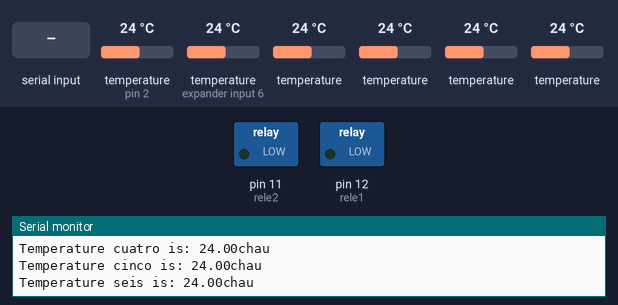
The sketch below on a simulated Arduino Uno, built with avr-gcc and run on an emulated ATmega328P. Parts: switched loads named in the sketch (green lamp = pin HIGH), the last lines printed to the serial monitor. Inputs (shaded band) come from the test bench; at power-on: temperature (sensors on pin 2, expander input 6) 24 °C, temperature 24 °C.

Above: at 1.2 s.
1.3 s: "H" received over Serial
At 3.1 s:
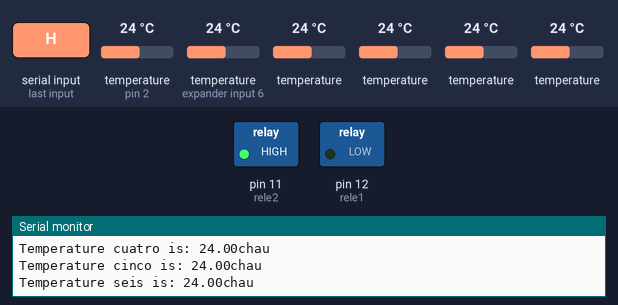
3.4 s: "L" received over Serial
At 4.4 s:
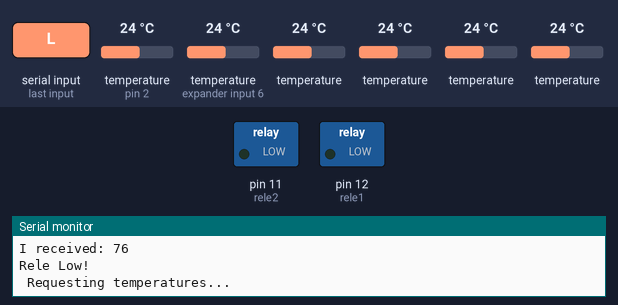
Timing chart, 0 to 6.4 s (numbered marks = the images above; inputs shaded):
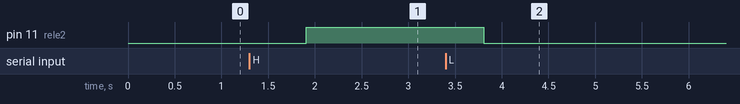

Measured:
- after the input at 1.3 s, pin 11 (rele2): LOW → HIGH after 0.61 s
- after the input at 3.4 s, pin 11 (rele2): HIGH → LOW after 0.41 s

The sketch:

OneWiregpio2.ino
```cpp
int rele1 = 12;
int rele2 = 11;

int incomingByte = 0;
int available = 0;

#include <OneWire.h>
#include <DallasTemperature.h>

#define ONE_WIRE_BUS 2
OneWire oneWire(ONE_WIRE_BUS);

DallasTemperature sensors(&oneWire);

void setup(void)
{
 pinMode(rele1, OUTPUT);
 pinMode(rele2, OUTPUT);
 Serial.begin(9600);
 Serial.println("Dallas Temperature IC Control Library Demo");
 sensors.begin();

while (Serial.available () > 0){
    Serial.print("II received: ");
    Serial.println(Serial.read());
}


}
void loop(void)
{
 // call sensors.requestTemperatures() to issue a global temperature
 // request to all devices on the bus

/********************************************************************/
 Serial.print(" Requesting temperatures...");
 sensors.requestTemperatures(); // Send the command to get temperature readings
 Serial.println("DONE");

/********************************************************************/
 Serial.print("Temperature uno is: ");
 Serial.print(sensors.getTempCByIndex(0)); // Why "byIndex"?
 Serial.println("chau");
 Serial.print("Temperature dos is: ");
 Serial.print(sensors.getTempCByIndex(1)); // Why "byIndex"?
 Serial.println("chau");
 Serial.print("Temperature tres is: ");
 Serial.print(sensors.getTempCByIndex(2)); // Why "byIndex"?
 Serial.println("chau");
 Serial.print("Temperature cuatro is: ");
 Serial.print(sensors.getTempCByIndex(3)); // Why "byIndex"?
 Serial.println("chau");
 Serial.print("Temperature cinco is: ");
 Serial.print(sensors.getTempCByIndex(4)); // Why "byIndex"?
 Serial.println("chau");
 Serial.print("Temperature seis is: ");
 Serial.print(sensors.getTempCByIndex(5)); // Why "byIndex"?
 Serial.println("chau");
   // You can have more than one DS18B20 on the same bus.
   // 0 refers to the first IC on the wire
   delay(1000);


available = Serial.available();
Serial.print("available: ");
Serial.println(available);
//H -> 72
//L -> 76

if (available > 0) {
   incomingByte = Serial.read();
   Serial.print("I received: ");
   Serial.println(incomingByte, DEC);

   if (incomingByte == 72) {
     Serial.println("Rele High!");
     digitalWrite(rele2, HIGH);
   }
   if (incomingByte == 76) {
    Serial.println("Rele Low!");
     digitalWrite(rele2, LOW);
   }

   while (Serial.available () > 0){
    Serial.print("II received: ");
    Serial.println(Serial.read());
}
} else {
  Serial.println("NOTHING AVAILABLE!!!");
}
}
```
